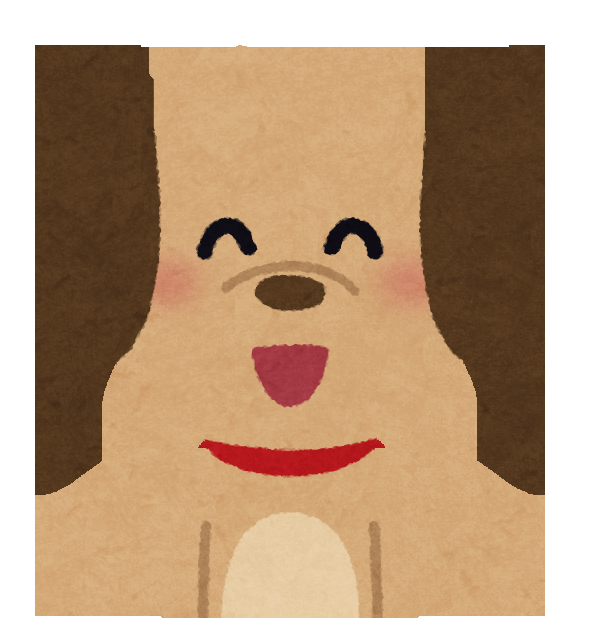
#> input picture overlay_image.png, 589 x 644 px
$ python face_image_example_2.py
#> lines starting #> are read from the running program, lines starting #| are printed output that depends on the picture
import cv2
import numpy as np

# 顔検出用のカスケード分類器をロード
face_cascade = cv2.CascadeClassifier(cv2.data.haarcascades + 'haarcascade_frontalface_default.xml')

# 貼り付ける画像を読み込み
overlay = cv2.imread('overlay_image.png', -1)  # -1はアルファチャンネル（透明度）も読み込むため
#> overlay is the input picture: shape (644, 589, 4); mean B, G, R, A 128.2, 158.1, 188.6, 116.9

# カメラをキャプチャ
cap = cv2.VideoCapture(0)

while True:
    # フレームをキャプチャ
    ret, frame = cap.read()
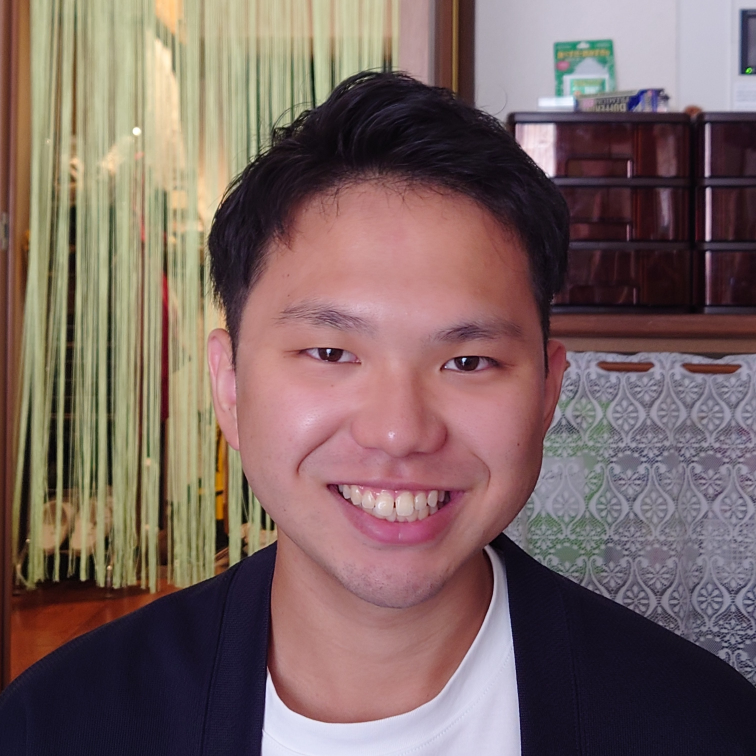
#> input picture face_image.jpg, 3024 x 3024 px, given in place of the camera (shown at 1/4 size)
#> frame is the input picture: shape (3024, 3024, 3); mean B, G, R 99, 101.7, 122.9
    if not ret:
        break

    # グレースケールに変換
    gray = cv2.cvtColor(frame, cv2.COLOR_BGR2GRAY)
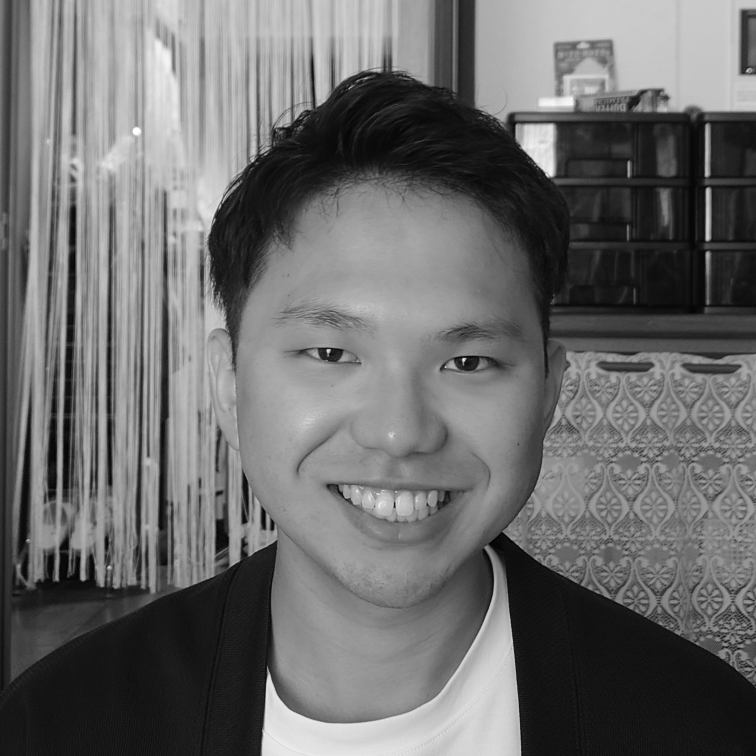
#> gray: shape (3024, 3024) (shown at 1/4 size); min 0, max 255, mean 107.7

    # 顔検出を実行
    faces = face_cascade.detectMultiScale(gray, 1.1, 4)
#> faces = [[2605, 1828, 60, 60], [2905, 2351, 57, 57], [2609, 2360, 53, 53], [2542, 1828, 66, 66], [2746, 1826, 69, 69], [2872, 1831, 66, 66], [2868, 2569, 64, 64], [2926, 2572, 71, 71], [864, 863, 1423, 1423]]

    for (x, y, w, h) in faces:
        # 顔の領域を取得
        face_img = frame[y:y+h, x:x+w]

        try:
            # 表情認識を実行
            analysis = DeepFace.analyze(face_img, actions=['emotion'], enforce_detection=False)
            emotions = analysis['emotion']

            # 幸福感の閾値を確認
            if 'happy' in emotions and emotions['happy'] > 50:  # 幸福感の閾値は50%
                # 貼り付ける画像のサイズを顔のサイズに合わせてリサイズ
                overlay_resized = cv2.resize(overlay, (w, h))

                # 貼り付ける画像のアルファチャンネル（透明度）を分離
                overlay_img = overlay_resized[:, :, :3]
                overlay_mask = overlay_resized[:, :, 3:]

                # 顔の領域を選択
                region = frame[y:y+h, x:x+w]

                # 背景と合成
                img1_bg = cv2.bitwise_and(region.copy(), region.copy(), mask=cv2.bitwise_not(overlay_mask))
                img2_fg = cv2.bitwise_and(overlay_img, overlay_img, mask=overlay_mask)

                # 重ね合わせ
                dst = cv2.add(img1_bg, img2_fg)

                # フレームを更新
                frame[y:y+h, x:x+w] = dst

        except Exception as e:
            print(f"Error: {e}")
            continue
#> this loop made 9 passes
#| Error: name 'DeepFace' is not defined
#| Error: name 'DeepFace' is not defined
#| Error: name 'DeepFace' is not defined
#| Error: name 'DeepFace' is not defined
#| Error: name 'DeepFace' is not defined
#| Error: name 'DeepFace' is not defined
#| Error: name 'DeepFace' is not defined
#| Error: name 'DeepFace' is not defined
#> (further printed lines are left out)
#> pass 1, `face_img = frame[y:y+h, x:x+w]`:
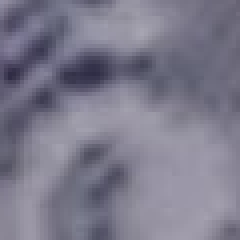
#> face_img: shape (60, 60, 3) (shown 4 times larger); mean B, G, R 139.5, 122, 124.4
#> pass 2, `face_img = frame[y:y+h, x:x+w]`:
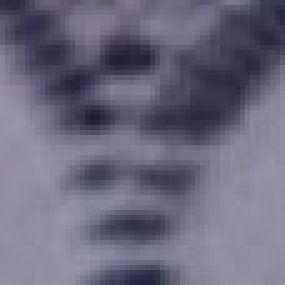
#> face_img: shape (57, 57, 3) (shown 5 times larger); mean B, G, R 125.3, 104.8, 107.7
#> pass 3, `face_img = frame[y:y+h, x:x+w]`:
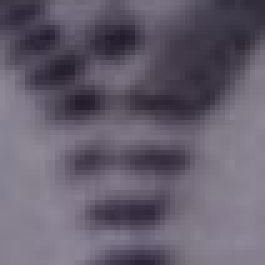
#> face_img: shape (53, 53, 3) (shown 5 times larger); mean B, G, R 109.9, 94.6, 101.6
#> after the loop:
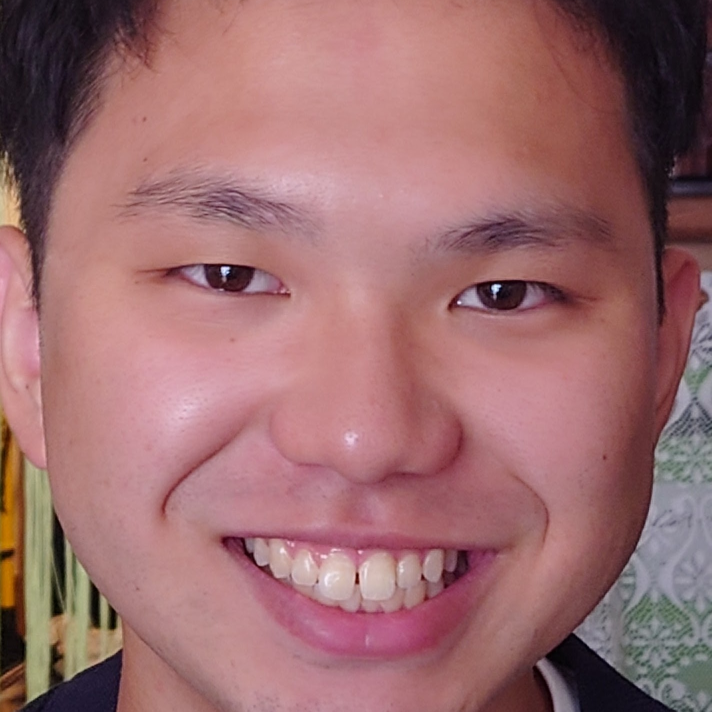
#> face_img: shape (1423, 1423, 3) (shown at 1/2 size); mean B, G, R 109.8, 108, 155.3

    # フレームを表示
    cv2.imshow('Face Detection', frame)

    # 'q'キーが押されたら終了
    if cv2.waitKey(1) & 0xFF == ord('q'):
#> (key q is pressed here)
        break

# リソースを解放
cap.release()
cv2.destroyAllWindows()
